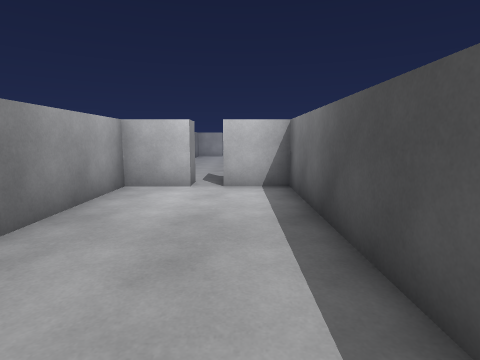
[1] (above)

17 first-person views from a walk through a 3-D level made in the Unity game engine. The camera is 1.4 m above the floor, tilts 8° down and sees 80° across. The floor is counted in squares, 1 m on a side. Each view is taken from the middle of a square. On the plan, view 1 faces up. The plan holds only what a view shows up to about 14 squares ahead; the rest is blank. The place goes on beyond the plan. The player is left out. Door leaves are left out, so doorways stand open.

[2]
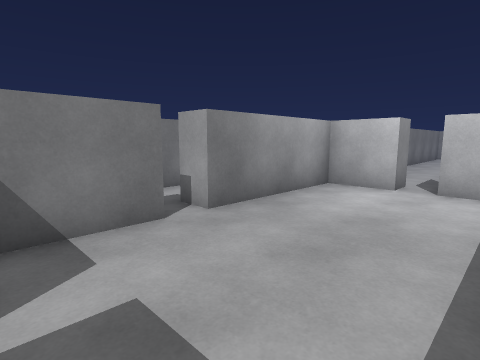

[3]
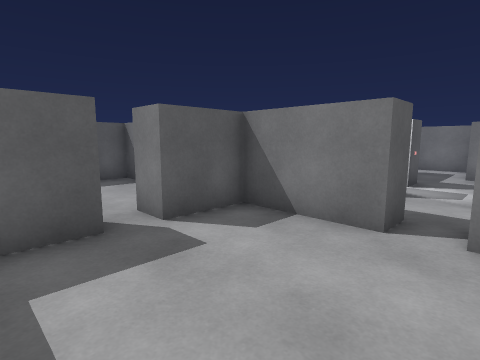

[4]
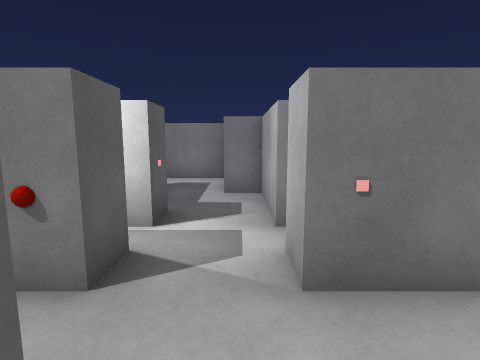

[5]
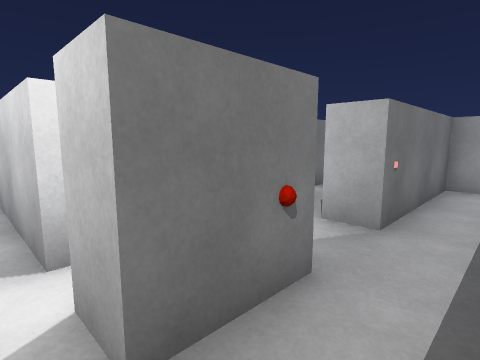

[6]
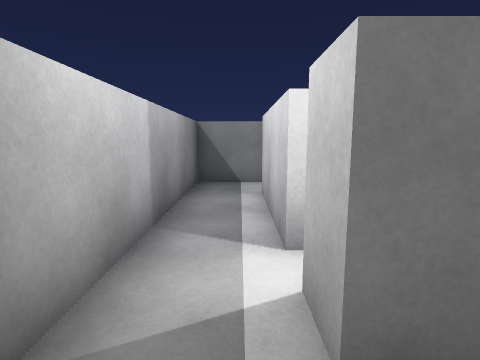

[7]
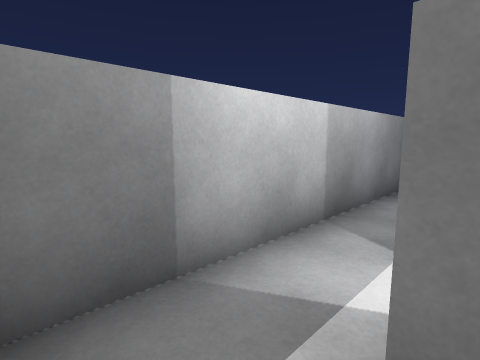

[8]
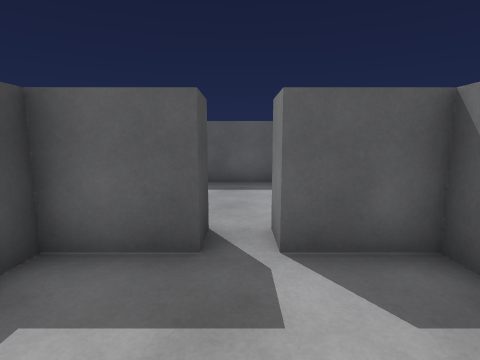

[9]
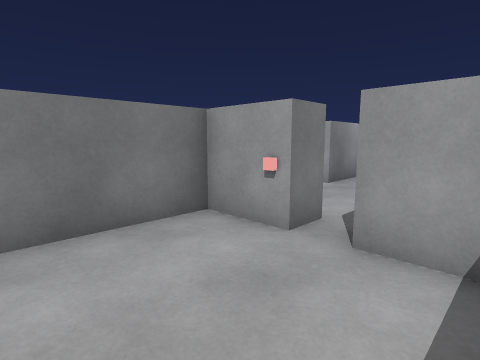

[10]
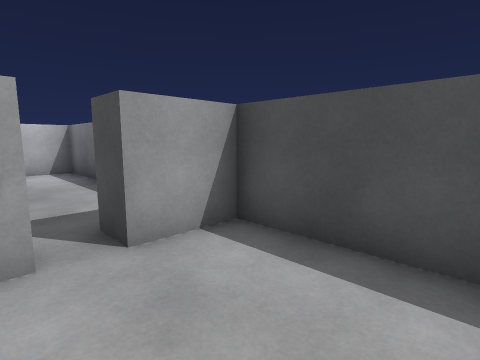

[11]
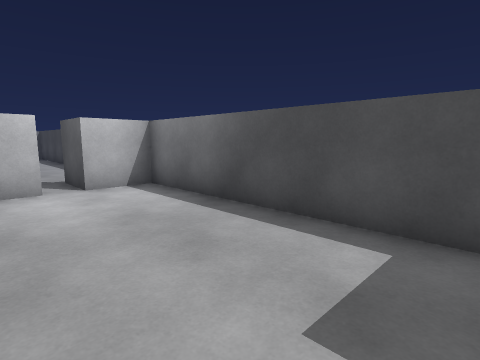

[12]
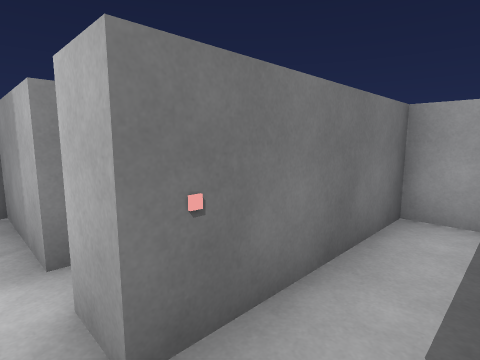

[13]
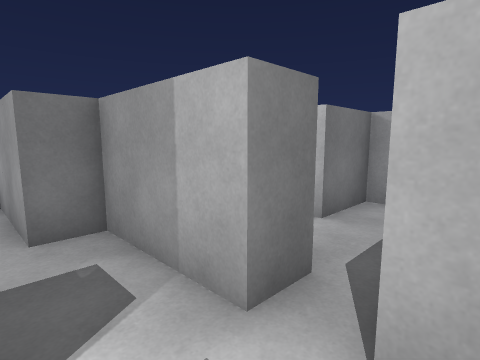

[14]
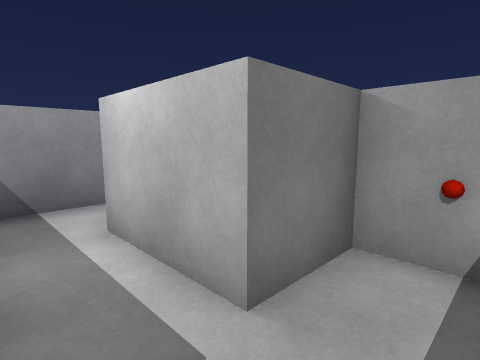

[15]
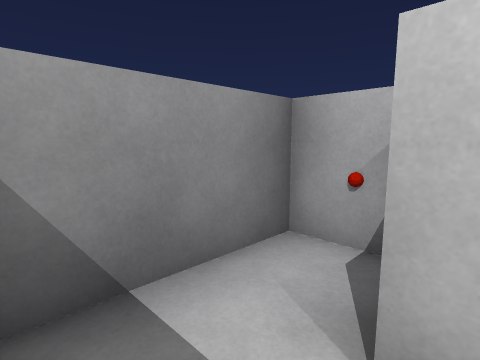

[16]
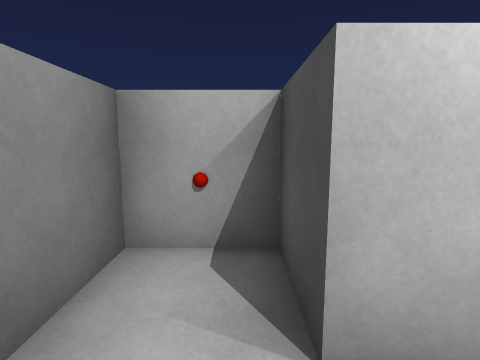

[17]
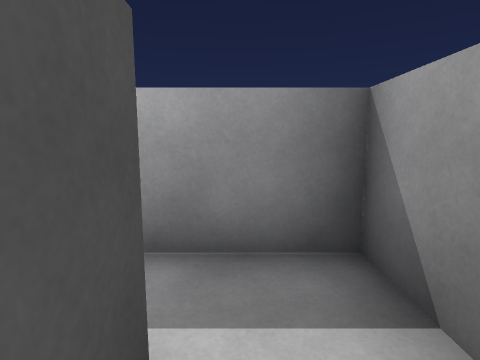

### Floor plan
Ten units are one square. View 1 is at (0, 0); x grows to the right and y downward. Boxes are objects, and circles mark ways between rooms. Rooms are numbered by the first view taken in them; rooms with no view inside come last. Other rooms are left out.
<svg viewBox="-150 -95 170 149">
<path fill="none" stroke="#000" d="M-46 -26 -35 -26 -35 4 -15 4M-5 4 15 4 15 -86 -5 -86M-15 -86 -35 -86 -35 -36 -45 -36M-65 4 -75 4M-85 -16 -85 4 -125 4M-145 4 -145 24 -51 24M-85 -36 -115 -36 -115 -26 -145 -26 -145 4M-75 -16 -65 -16 -65 4M-95 -16 -85 -16M-54 -86 -65 -86 -65 -36 -75 -36M-15 14 -35 14 -35 48M15 49 15 14 -5 14M-81 -86 -95 -86 -95 -66 -125 -66 -125 -86 -145 -86 -145 -46 -118 -46"/>
<circle cx="-40" cy="-30" r="3" fill="#2a7"/>
<circle cx="-10" cy="10" r="3" fill="#2a7"/>
<circle cx="-135" cy="0" r="3" fill="#2a7"/>
<circle cx="-55" cy="-5" r="3" fill="#2a7"/>
<circle cx="-80" cy="-10" r="3" fill="#2a7"/>
<circle cx="-80" cy="-40" r="3" fill="#2a7"/>
<text x="-10" y="-40">1</text>
<text x="-90" y="10">2</text>
<text x="-80" y="-30">3</text>
<text x="-10" y="30">4</text>
<text x="-110" y="-60">5</text>
</svg>
Room 1 opens to room 3. Room 1 opens to room 4. Room 2 opens to room 3. Room 3 opens to room 5.

Where each view was taken, in squares from view 1:
view 1: 0 up, 0 right, facing up
view 2: 0 up, 1 right, facing up-left
view 3: 4 up, 1 right, facing down-left
view 4: 3 up, 4 left, facing left
view 5: 1 down, 5 left, facing up-left
view 6: 1 down, 5 left, facing left
view 7: 0 up, 5 left, facing down-left
view 8: 3 up, 1 left, facing down
view 9: 5 down, 1 right, facing up-left
view 10: 5 down, 2 left, facing up-right
view 11: 0 up, 3 left, facing up-right
view 12: 3 up, 5 left, facing up-left
view 13: 2 up, 7 left, facing up-left
view 14: 5 up, 8 left, facing up-left
view 15: 5 up, 12 left, facing up-left
view 16: 5 up, 13 left, facing up
view 17: 8 up, 13 left, facing down
